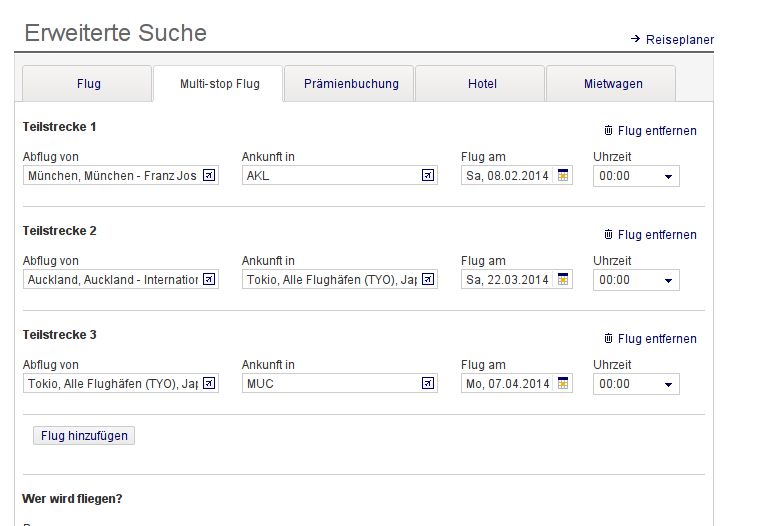
#> input picture ex5/flights.png, 763 x 526 px
$ python blurr.py
#> lines starting #> are read from the running program, lines starting #| are printed output that depends on the picture
import scipy.signal
import numpy as np
import matplotlib.pyplot as plt

im = plt.imread('flights.png')
#> im is the input picture: shape (526, 763, 3) float32; mean R, G, B 0.971, 0.971, 0.973
#im /= 255.   # normalise to 0-1, it's easier to work in float space

# make some kind of kernel, there are many ways to do this...
t = 1 - np.abs(np.linspace(-1, 1, 21))
kernel = t.reshape(21, 1) * t.reshape(1, 21)
kernel /= kernel.sum()   # kernel should sum to 1!  :)

# convolve 2d the kernel with each channel
r = scipy.signal.convolve2d(im[:,:,0], kernel, mode='same')
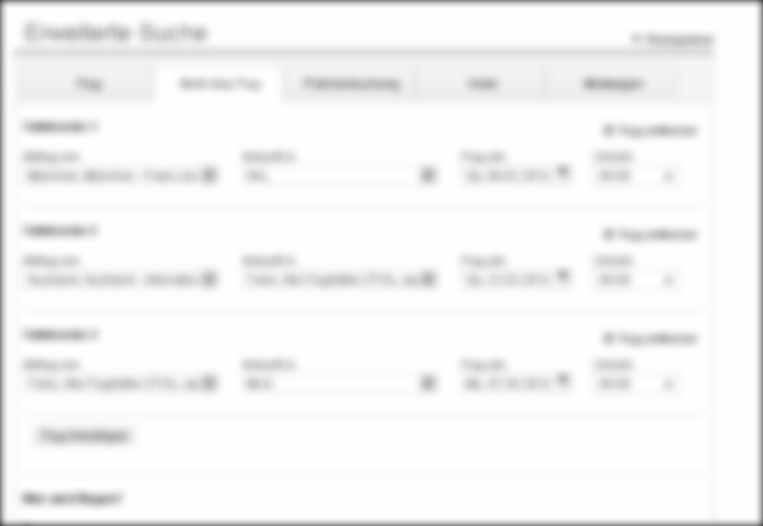
#> r: shape (526, 763) float64; min 0.303, max 1, mean 0.961
g = scipy.signal.convolve2d(im[:,:,1], kernel, mode='same')
b = scipy.signal.convolve2d(im[:,:,2], kernel, mode='same')

# stack the channels back into a 8-bit colour depth image and plot it
im_out = np.dstack([r, g, b])
im_out = (im_out * 255).astype(np.uint8)

plt.subplot(2,1,1)
plt.imshow(im)
plt.subplot(2,1,2)
plt.imshow(im_out)
plt.show()
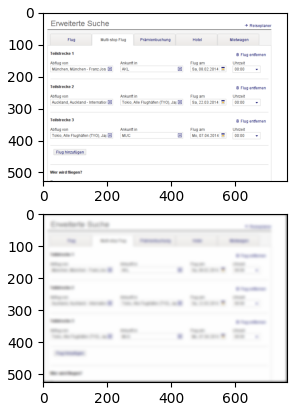
#> figure drawn by matplotlib, 2 panels
